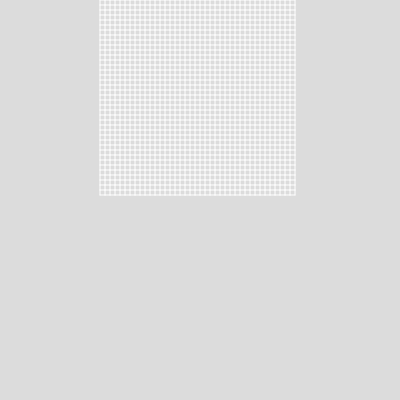
Frame 1 (no input)
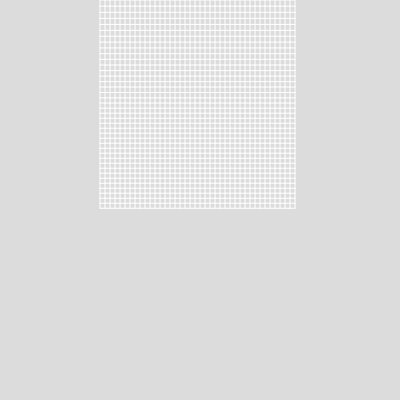
Frame 60 (no input)
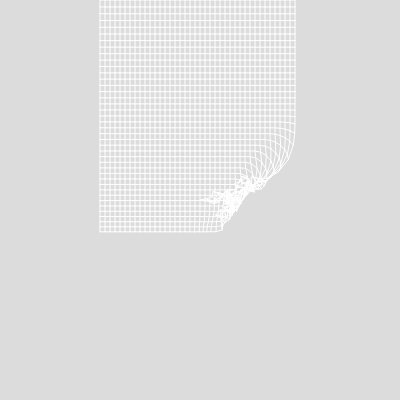
Frame 120 (the mouse pressed at the canvas centre since frame 60)

The p5.js sketch that drew these frames (run headless with seeded random() and noise() and a simulated clock; from frame 60 on, the mouse is pressed at the canvas centre):

// p5.js sketch
// ── sketch.js
let bob=[];
let bobs = [];
let espace=5;
let springs = [];
let gravite;
let k = 0.1;
let nb=40;

function setup() {
  createCanvas(400, 400);
  for (let j=0; j<nb; j++) {
    for (let i=0; i<nb ; i++) {
      bob.push(new Particule(j*espace+100, espace * i ));
      if (i!= 0) {
        let id = i + j*nb;
        springs.push(new Spring(k, espace, bob[id-1], bob[id]));
      }
      if (j!= 0) {
        let id0 = i + j*nb;
        let id1 = i + (j-1)*nb;
        springs.push(new Spring(k, espace, bob[id1], bob[id0]));
      }
    }
    bob[j*nb].verrou = true;
  }
  gravite = createVector(0,0.006);
}

function draw() {
  background(220);
  for (s of springs) {
    s.show();

    s.update();
  }
  for (b of bob) {
    // b.show();
    b.applyForce(gravite);
    b.update();
  }

  let tail = bob[bob.length-1];

  if (mouseIsPressed) {
    tail.pos.x = mouseX;
    tail.pos.y = mouseY;
  }
}

// ── particules.js
class Particule {
    constructor(x_,y_) {
        this.verrou=false;
        this.pos = createVector(x_,y_);
        this.vel = createVector(0,0.1);
        // this.vel = p5.Vector.random2D();
        this.acc = createVector(0,0);
        this.mass = 1;
        this.r = 5;
    }

    update() {
        if (!this.verrou) {
            this.vel.mult(0.99);
            this.vel.add(this.acc);
            this.pos.add(this.vel);
            this.acc.mult(0);
        }
    }

    applyForce(force) {
        let f = force.copy();
        f.div(this.mass);
        this.acc.add(f);
    }

    show() {
        noStroke();
        fill(25,200,120);
        circle(this.pos.x, this.pos.y, this.r);
    }
}
// ── spring.js
class Spring {
    constructor(k_, l_, p0,p1) {
        this.k = k_;
        this.l = l_;
        this.a = p0;
        this.b = p1;
    }


    update() {
        let force = p5.Vector.sub(this.b.pos,this.a.pos);
        let x = force.mag() - this.l;
        force.normalize();
        force.mult(this.k*x); 
        this.a.applyForce(force);
        force.mult(-1);
        this.b.applyForce(force);
    }

    show() {
        strokeWeight(1);
        stroke(255);
        line(this.a.pos.x, this.a.pos.y, this.b.pos.x, this.b.pos.y); 

    }
}
